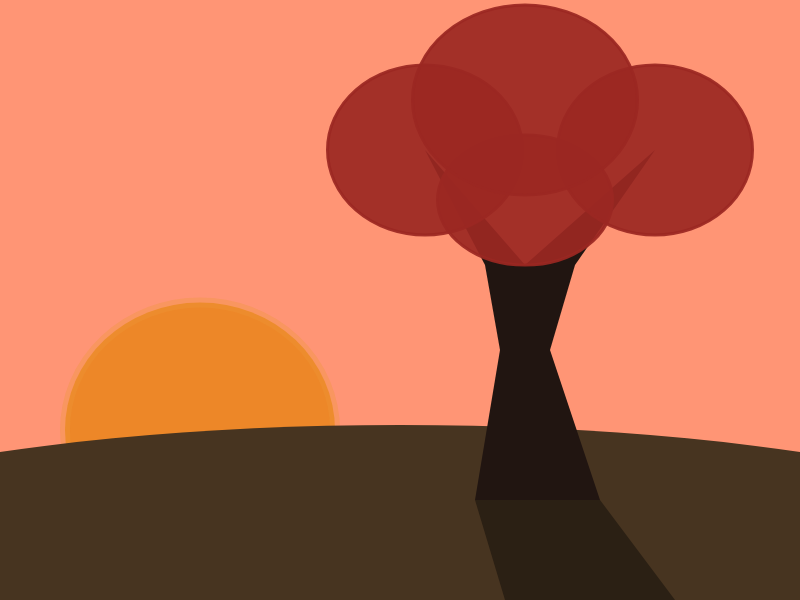
Frame 1 (no input)
Frame 60 (no input): identical to frame 1, image omitted
Frame 120 (the mouse pressed at the canvas centre since frame 60): identical to frame 1, image omitted

The p5.js sketch that drew this single still picture (run headless with seeded random() and noise() and a simulated clock; from frame 60 on, the mouse is pressed at the canvas centre):

// p5.js sketch
// ── sketch.js
//Liam M
//Autumn Tree at Sunset
/*
Over the semester a concept I'd like to explore the natural world through code
This sketch ties into that theme by presenting a simple landscape with a tree in it's autumn colors
*/

function setup() {
    createCanvas(800, 600);
}

function draw() {
    background(255, 149, 117);

//This is the sun
    strokeWeight(10);
    stroke(237, 150, 55, 85);
    fill(237, 135, 40);
    ellipse(200, 430, 270, 255);

//This is the ground
    strokeWeight(0);
    fill(71, 52, 32);
    ellipse(400, 600, 1500, 350);

//This is the tree's shadow
    fill(0, 0, 0, 100);
    quad(475, 500, 600, 500, 675, 600, 505, 600);

//This is the tree's trunk
    fill(33, 21, 17);
    quad(475, 500, 600, 500, 550, 350, 500, 350);
    quad(550, 350, 500, 350, 485, 265, 575, 265);

//These are the branches of the tree
    triangle(485, 265, 425, 150, 525, 265);
    triangle(525, 265, 655, 150, 575, 265);

//These are the leaves of the tree
    strokeWeight(3);
    stroke(156, 40, 34, 235);
    fill(156, 40, 34, 235);
    ellipse(525, 200, 175, 130);
    ellipse(425, 150, 195, 170);
    ellipse(655, 150, 195, 170);
    ellipse(525, 100, 225, 190);
}
